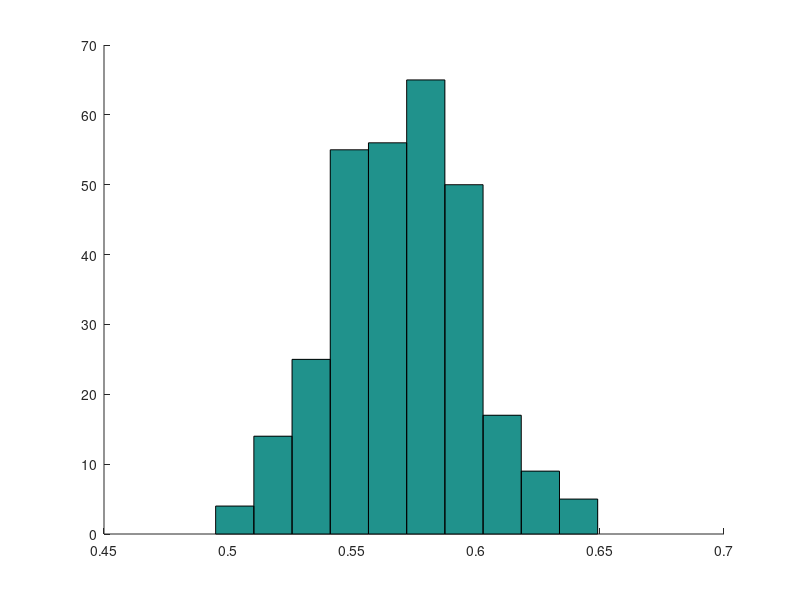

Write MATLAB code to recreate this figure. (Note: this script raises an error after producing the figure.)
%Asymmetri

%Simulering vanlig Brownsk, sannolikhet f??r olika asymmetrier d?? man m??ter p?? 193
%partiklar
clc;clf; clearvars
hold on
N_steps=1000; %Antal steg f??r varje partikel
N_trials=193; %antal partiklar
M_trials=300; %antal m??tserier med N_trials antal partiklar

Asym_mean_sim=zeros(M_trials,1);

for j=1:M_trials
    
Asym_sim_upper=zeros(N_trials,1); %F??r att ta medelv??rdet av senare i t??ljaren
Asym_sim_lower=zeros(N_trials,1); %F??r att ta medelv??rdet av senare i n??mnaren
    
for i=1:N_trials
    X=[0; cumsum(randn(N_steps-1,1))]; %Normalf??rdelade steg, start i 0
    Y=[0; cumsum(randn(N_steps-1,1))];
    gyr = [sum(X.^2)/N_steps-(sum(X)/N_steps)^2, sum(X.*Y)/N_steps-(sum(Y)/N_steps)*(sum(X)/N_steps); 
           sum(Y.*X)/N_steps-(sum(Y)/N_steps)*(sum(X)/N_steps), sum(Y.^2)/N_steps-(sum(Y)/N_steps).^2];
    [~,D] = eig(gyr); %Egenvrden l??ng diagonalen: D(1) och D(4)

    Asym_sim_upper(i)=(D(1)-D(4))^2;
    Asym_sim_lower(i)=(D(1)+D(4))^2;
    %Asym_sim_upper(i)=(D(1)^2+D(4)^2-D(1)*D(4)); %Alternativ definition
    %Asym_sim_lower(i)=(D(1)+D(4))^2;
end

Asym_mean_sim(j)=mean(Asym_sim_upper)/mean(Asym_sim_lower); %A f??r aktuell simulering

end

hist(Asym_mean_sim) %F??rdelingen f??r A
%median(Asym_mean_sim)
mean(Asym_mean_sim) %Att j??mf??ra med tabellv??rde nedan

d=2; %dimension
Asym_litterature=2*(d+2)/(5*d+4) %D?? N_trials g??r mot o??ndligheten

%%
%Asymmetrin f??r datan

load('filnamn.mat')


Asym_data_mean=[0,0]; %Medelv??rde f??r energydepleted och logphase

for fil=1:2 %F??r att unders??ka datan f??r b??da celltyperna
    
%laddar in data
data =load(filnamn{fil});
C = separera(data);
n=length(C);%antal partiklar

Asym_data_upper=zeros(n,1); %F??r att ta medelv??rdet av senare i t??ljaren
Asym_data_lower=zeros(n,1); %F??r att ta medelv??rdet av senare i n??mnaren

for i=1:n
    X=C{i}(:,2);
    Y=C{i}(:,3);
    N_steps=length(X);
    gyr = [sum(X.^2)/N_steps-(sum(X)/N_steps)^2, sum(X.*Y)/N_steps-(sum(Y)/N_steps)*(sum(X)/N_steps); 
           sum(Y.*X)/N_steps-(sum(Y)/N_steps)*(sum(X)/N_steps), sum(Y.^2)/N_steps-(sum(Y)/N_steps).^2];
    [~,D]=eig(gyr);
    
    Asym_data_upper(i)=(D(1)-D(4))^2;
    Asym_data_lower(i)=(D(1)+D(4))^2;
    %Asym_data_upper(i)=(D(1)^2+D(4)^2-D(1)*D(4)); %Alternativ definition
    %Asym_data_lower(i)=(D(1)+D(4))^2;
end

Asym_data_mean(fil)=mean(Asym_data_upper)/mean(Asym_data_lower) %Medelv??rde f??r energydepleted och logphase

end

%%
%fBm

Asym_fBm=@(H)2-(1/(2*(H+1)^2))/(1/(2*(H+1)^2)+(2*H+1)/(4*(4*H+1))-1/(4*H+3)-(gamma(2*H+2))^2/(gamma(4*H+4)));
A_Wiener=Asym_fBm(0.5); %f?r Wienerproces
A_find_H=@(H,A)abs(Asym_fBm(H)-A); %Skillnad mellan ber?knad och teoretisk

H_data=zeros(1,2); %H-v?rde f?r datan
H_data(1)=fminbnd(@(H)A_find_H(H,Asym_data_mean(1)),0,1);
H_data(2)=fminbnd(@(H)A_find_H(H,Asym_data_mean(2)),0,1);
H_data